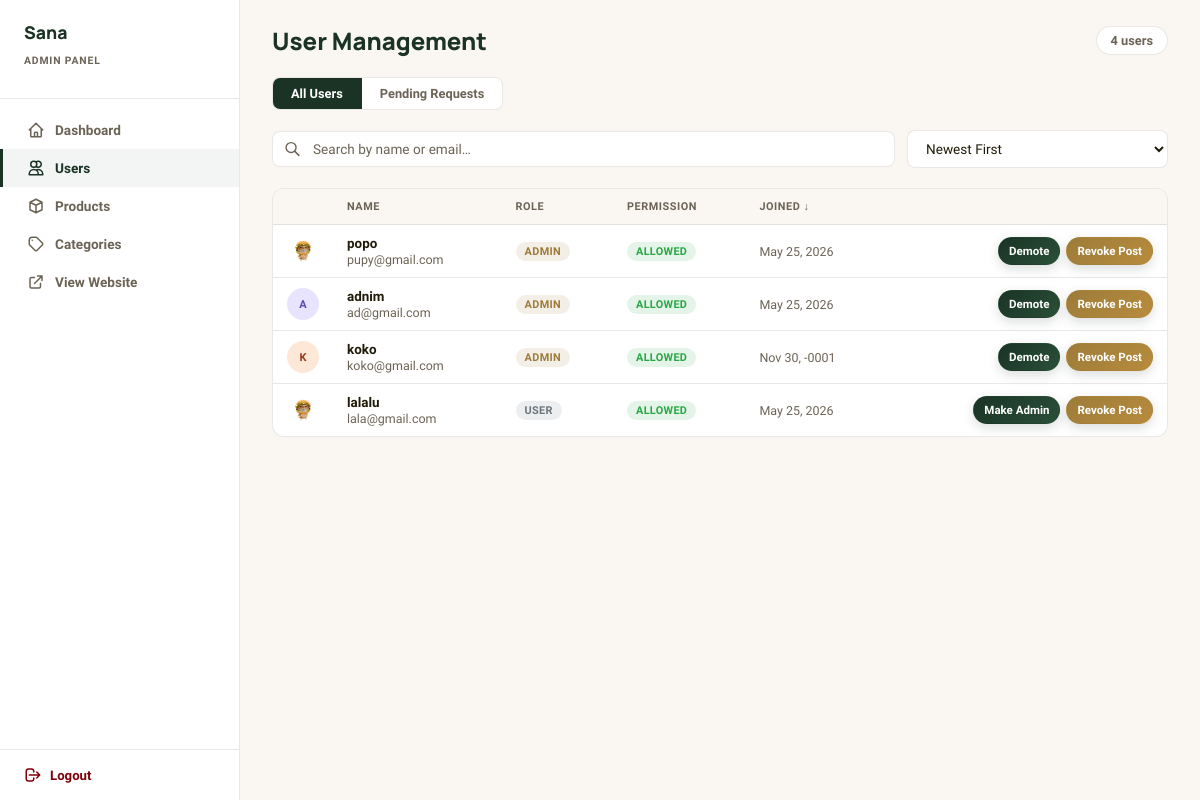
/views/admin_user.php (signed in), run on the app's committed database.
### tables this page shows
CREATE TABLE `user` (
  `id` int(11) NOT NULL,
  `name` varchar(50) NOT NULL,
  `first_name` varchar(50) NOT NULL,
  `last_name` varchar(50) NOT NULL,
  `email` varchar(50) DEFAULT NULL,
  `password` varchar(255) DEFAULT NULL,
  `provider` varchar(200) DEFAULT NULL,
  `provider_id` varchar(200) DEFAULT NULL,
  `avatar` tinyint(1) NOT NULL DEFAULT 0,
  `is_admin` tinyint(1) NOT NULL DEFAULT 0,
  `can_post` tinyint(1) DEFAULT 0,
  `request_post_permission` tinyint(1) DEFAULT 0,
  `created_at` timestamp NOT NULL DEFAULT current_timestamp(),
  `updated_at` timestamp NOT NULL DEFAULT current_timestamp() ON UPDATE current_timestamp()
);

### repos/UserRepository.php (called while the page is built, shortened)
<?php
class UserRepository {
    protected $conn;
    public function __construct(PDO $conn) {
        $this->conn = $conn;
    }
    public function getAllWithFilters($filter = null, $search = null, $orderBy = null) {
        $sql = "SELECT * FROM `user`";
        $params = [];
        $orderClause = match($orderBy) {
            'name_asc' => 'ORDER BY name ASC',
            'name_desc' => 'ORDER BY name DESC',
            'id_asc' => 'ORDER BY id ASC',
            'id_desc' => 'ORDER BY id DESC',
            'role_asc' => 'ORDER BY is_admin ASC, name ASC',
            'role_desc' => 'ORDER BY is_admin DESC, name ASC',
            'permission_asc' => 'ORDER BY can_post ASC, name ASC',
            'permission_desc' => 'ORDER BY can_post DESC, name ASC',
            default => 'ORDER BY id DESC'
        };
        $sql .= " " . $orderClause;
        $stmt = $this->conn->prepare($sql);
        $stmt->execute($params);
        return $stmt->fetchAll(PDO::FETCH_ASSOC);
    }
}

### views/admin_user.php (the view, shortened to what this page needs)
<?php
require_once '../configs/connect.php';
require_once '../repos/UserRepository.php';
$search  = isset($_GET['search'])  ? trim($_GET['search'])  : '';
$filter  = isset($_GET['filter'])  ? $_GET['filter']        : null;
$orderBy = isset($_GET['order'])   ? $_GET['order']         : 'id_desc';
$userRepo = new UserRepository($conn);
$users    = $userRepo->getAllWithFilters($filter, $search, $orderBy);
$stmtProfiles = $conn->prepare("SELECT user_id, user_image FROM user_profile");
$stmtProfiles->execute();
$profileImagesByUserId = [];
while ($profileRow = $stmtProfiles->fetch(PDO::FETCH_ASSOC)) {
    if (!empty($profileRow['user_image'])) {
        $profileImagesByUserId[(int)$profileRow['user_id']] = $profileRow['user_image'];
    }
}
$avColors = [
    ['bg'=>'#d4f1e4','color'=>'#0f6e56'],
    ['bg'=>'#e8e4ff','color'=>'#534ab7'],
    ['bg'=>'#fde8d8','color'=>'#993c1d'],
    ['bg'=>'#fdf0d4','color'=>'#854f0b'],
    ['bg'=>'#fce4f0','color'=>'#993556'],
    ['bg'=>'#dceeff','color'=>'#185fa5'],
];
function getInitials(string $name): string {
    $parts = explode(' ', trim($name));
    return strtoupper(substr($parts[0],0,1) . (isset($parts[1]) ? substr($parts[1],0,1) : ''));
}
?>
<!DOCTYPE html>
<html lang="en">
<head>
</head>
<body>
    <?php include './assets/admin_sidebar.php'; ?>
    <div class="main-content">
        <div class="page-header">
            <h1>User Management</h1>
            <span class="count-badge"><?php echo count($users); ?> user<?php echo count($users) !== 1 ? 's' : ''; ?></span>
        </div>
        <div class="filter-tabs">
            <a href="admin_user.php" class="filter-tab <?php echo !isset($_GET['filter']) ? 'active' : ''; ?>">
                All Users
            </a>
            <a href="admin_user.php?filter=requesting" class="filter-tab <?php echo (isset($_GET['filter']) && $_GET['filter']==='requesting') ? 'active' : ''; ?>">
                Pending Requests
            </a>
        </div>
        <form method="GET" class="search-order-bar" id="userFilterForm">
            <div class="search-box">
                <input type="text" name="search"
                       placeholder="Search by name or email…"
                       value="<?php echo htmlspecialchars($search); ?>">
            </div>
            <select name="order" class="order-select" id="orderSelect">
                <option value="id_desc"         <?php echo $orderBy==='id_desc'         ? 'selected':'' ?>>Newest First</option>
            </select>
        </form>
        <div class="table-card">
            <div class="table-responsive">
                <table>
                    <thead>
                        <tr>
                            <th style="width:36px;"></th>
                            <th>
                                <a href="?order=<?php echo $orderBy==='name_asc'?'name_desc':'name_asc'; ?><?php echo !empty($search)?'&search='.urlencode($search):''; ?><?php echo isset($_GET['filter'])?'&filter='.htmlspecialchars($_GET['filter']):''; ?>">
                                    Name <?php if(strpos($orderBy,'name')!==false) echo $orderBy==='name_asc'?'↑':'↓'; ?>
                                </a>
                            </th>
                            <th>
                                <a href="?order=<?php echo $orderBy==='role_asc'?'role_desc':'role_asc'; ?><?php echo !empty($search)?'&search='.urlencode($search):''; ?><?php echo isset($_GET['filter'])?'&filter='.htmlspecialchars($_GET['filter']):''; ?>">
                                    Role <?php if(strpos($orderBy,'role')!==false) echo $orderBy==='role_asc'?'↑':'↓'; ?>
                                </a>
                            </th>
                            <th>
                                <a href="?order=<?php echo $orderBy==='permission_asc'?'permission_desc':'permission_asc'; ?><?php echo !empty($search)?'&search='.urlencode($search):''; ?><?php echo isset($_GET['filter'])?'&filter='.htmlspecialchars($_GET['filter']):''; ?>">
                                    Permission <?php if(strpos($orderBy,'permission')!==false) echo $orderBy==='permission_asc'?'↑':'↓'; ?>
                                </a>
                            </th>
                            <th>
                                <a href="?order=<?php echo $orderBy==='id_asc'?'id_desc':'id_asc'; ?><?php echo !empty($search)?'&search='.urlencode($search):''; ?><?php echo isset($_GET['filter'])?'&filter='.htmlspecialchars($_GET['filter']):''; ?>">
                                    Joined <?php if(strpos($orderBy,'id')!==false) echo $orderBy==='id_asc'?'↑':'↓'; ?>
                                </a>
                            </th>
                            <th style="text-align:center;"></th>
                        </tr>
                    </thead>
                    <tbody>
                        <?php if (empty($users)): ?>
                            <tr>
                                <td colspan="6">
                                    <div class="empty-state">
                                        <svg fill="none" stroke="currentColor" viewBox="0 0 24 24">
                                            <path stroke-linecap="round" stroke-linejoin="round" stroke-width="2"
                                                  d="M12 4.354a4 4 0 110 5.292M15 21H3v-1a6 6 0 0112 0v1zm0 0h6v-1a6 6 0 00-9-5.197M13 7a4 4 0 11-8 0 4 4 0 018 0z"/>
                                        </svg>
                                        <p>No users found.</p>
                                    </div>
                                </td>
                            </tr>
                        <?php else: ?>
                            <?php foreach ($users as $i => $user): ?>
                                <?php
                                    $col      = $avColors[$i % count($avColors)];
                                    $initials = getInitials($user['name']);
                                    $joined   = $user['created_at']
                                                ? date('M j, Y', strtotime($user['created_at']))
                                                : '—';
                                    $profileImage = $profileImagesByUserId[(int)$user['id']] ?? null;
                                ?>
                                <tr class="user-table-row"
                                    data-uid="<?php echo $user['id']; ?>"
                                    onclick="if (event && event.target && (event.target.closest('.action-btn') || event.target.closest('.action-group'))) { event.preventDefault(); event.stopPropagation(); return false; } openDetail(<?php echo (int)$user['id']; ?>);"
                                    title="Click to view full profile">
                                    <td>
                                        <?php if (!empty($profileImage)): ?>
                                            <div class="avatar-cell">
                                                <img src="../uploads/profiles/<?php echo htmlspecialchars($profileImage); ?>"
                                                     alt="<?php echo htmlspecialchars($user['name']); ?>"
                                                     class="avatar-image">
                                            </div>
                                        <?php else: ?>
                                            <div class="avatar-cell"
                                                 style="background:<?php echo $col['bg']; ?>;color:<?php echo $col['color']; ?>">
                                                <?php echo $initials; ?>
                                            </div>
                                        <?php endif; ?>
                                    </td>
                                    <td>
                                        <div class="user-info-wrap">
                                            <div>
                                                <div class="user-name"><?php echo htmlspecialchars($user['name']); ?></div>
                                                <div class="user-email"><?php echo htmlspecialchars($user['email']); ?></div>
                                            </div>
                                        </div>
                                    </td>
                                    <td>
                                        <?php if ($user['is_admin']): ?>
                                            <span class="badge badge-admin">Admin</span>
                                        <?php else: ?>
                                            <span class="badge badge-user">User</span>
                                        <?php endif; ?>
                                    </td>
                                    <td>
                                        <?php if ($user['can_post']): ?>
                                            <span class="badge badge-allowed">Allowed</span>
                                        <?php endif; ?>
                                    </td>
                                    <td style="white-space:nowrap;font-size:.78rem;color:var(--on-surface-variant);">
                                        <?php echo $joined; ?>
                                    </td>
                                    <td style="text-align:center;">
                                        <div class="action-group">
                                            <a href="../controllers/user.php?action=toggle_role&id=<?php echo (int)$user['id']; ?><?php echo !empty($search)?'&search='.urlencode($search):''; ?><?php echo isset($filter) && $filter !== null ? '&filter=' . urlencode($filter) : ''; ?>&order=<?php echo urlencode($orderBy); ?>"
                                               class="action-btn"
                                               onclick='event.stopPropagation(); if (!confirm(<?php echo json_encode($user['is_admin'] ? 'Remove admin privileges for this user?' : 'Grant admin privileges to this user?'); ?>)) { event.preventDefault(); }'>
                                                <?php echo $user['is_admin'] ? 'Demote' : 'Make Admin'; ?>
                                            </a>
                                            <a href="../controllers/user.php?action=toggle_permission&id=<?php echo (int)$user['id']; ?><?php echo !empty($search)?'&search='.urlencode($search):''; ?><?php echo isset($filter) && $filter !== null ? '&filter=' . urlencode($filter) : ''; ?>&order=<?php echo urlencode($orderBy); ?>"
                                               class="action-btn"
                                               onclick='event.stopPropagation(); if (!confirm(<?php echo json_encode($user['can_post'] ? 'Revoke posting permission for this user?' : 'Allow this user to post products?'); ?>)) { event.preventDefault(); }'>
                                                <?php echo !empty($user['can_post']) ? 'Revoke Post' : 'Allow Post'; ?>
                                            </a>
                                        </div>
                                    </td>
                                </tr>
                            <?php endforeach; ?>
                        <?php endif; ?>
                    </tbody>
                </table>
            </div>
        </div>
    </div>
</body>
</html>

### data on the page
user: name "popo", email "pupy@gmail.com", is_admin "ADMIN", can_post "ALLOWED", created_at "May 25, 2026"
user: name "A", name "adnim", email "ad@gmail.com", is_admin "ADMIN", can_post "ALLOWED", created_at "May 25, 2026"
user: name "K", name "koko", email "koko@gmail.com", is_admin "ADMIN", can_post "ALLOWED", created_at "Nov 30, -0001"
user: name "lalalu", email "lala@gmail.com", is_admin "USER", can_post "ALLOWED", created_at "May 25, 2026"

### other printed values
count($users) "4"
